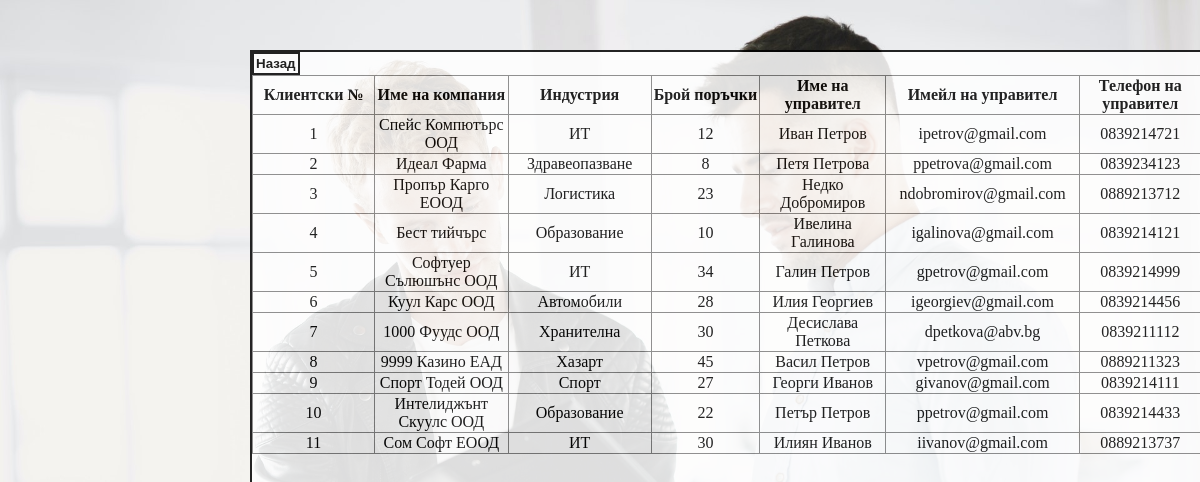
Page /clients_show.php on the committed database.
### tables this page shows
CREATE TABLE `clients` (
  `client_id` int(11) NOT NULL,
  `company` varchar(50) NOT NULL,
  `industry` varchar(50) NOT NULL,
  `orders` varchar(50) NOT NULL,
  `m_name` varchar(50) NOT NULL,
  `m_email` varchar(50) DEFAULT NULL,
  `m_tel` varchar(50) NOT NULL
);

### clients_show.php (the view, shortened to what this page needs)
<html>
<div><input class="button" type="button" onclick="window.location.replace('clients.php')" value="Назад" /><br>
</html>
<?php
	include 'db_connection.php';
	$sqlQuery = 'SELECT * FROM clients';
	$result = mysqli_query($link, $sqlQuery) or die(mysqli_error($link));
	if ($result) {
		$b="style='border:1px solid  gray; border-collapse:collapse; text-align:center'";
		echo "<table $b><tr $b><th $b>Клиентски №</th><th $b>Име на компания</th><th $b>Индустрия</th><th $b>Брой поръчки</th><th $b>Име на управител</th><th $b>Имейл на управител</th><th $b>Телефон на управител</th></tr>";
		while ($row = mysqli_fetch_array($result)) {
			echo "<tr $b>";
            echo "<td $b>".$row['client_id']."</td>";
			echo "<td $b>".$row['company']."</td>";
			echo "<td $b>".$row['industry']."</td>";
			echo "<td $b>".$row['orders']."</td>";
			echo "<td $b>".$row['m_name']."</td>";
            echo "<td $b>".$row['m_email']."</td>";
            echo "<td $b>".$row['m_tel']."</td>";
			echo "</tr>";
		}
		echo "</table>";
	}

### clients_show.php (style rules this page uses)
html { background-image: url("clients.jpg"); background-size: 100%; }
td { width: 300px; text-align: center; }
.button { border: 2px solid black; padding: 2px; background-color: white; color: black; font-weight: bold; }

### rows in the picture
clients: client_id "1", company "Спейс Компютърс ООД", industry "ИТ", orders "12", m_name "Иван Петров", m_email "ipetrov@gmail.com", m_tel "0839214721"
clients: client_id "2", company "Идеал Фарма", industry "Здравеопазване", orders "8", m_name "Петя Петрова", m_email "ppetrova@gmail.com", m_tel "0839234123"
clients: client_id "3", company "Пропър Карго ЕООД", industry "Логистика", orders "23", m_name "Недко Добромиров", m_email "ndobromirov@gmail.com", m_tel "0889213712"
clients: client_id "4", company "Бест тийчърс", industry "Образование", orders "10", m_name "Ивелина Галинова", m_email "igalinova@gmail.com", m_tel "0839214121"
clients: client_id "5", company "Софтуер Сълюшънс ООД", industry "ИТ", orders "34", m_name "Галин Петров", m_email "gpetrov@gmail.com", m_tel "0839214999"
clients: client_id "6", company "Куул Карс ООД", industry "Автомобили", orders "28", m_name "Илия Георгиев", m_email "igeorgiev@gmail.com", m_tel "0839214456"
clients: client_id "7", company "1000 Фуудс ООД", industry "Хранителна", orders "30", m_name "Десислава Петкова", m_email "dpetkova@abv.bg", m_tel "0839211112"
clients: client_id "8", company "9999 Казино ЕАД", industry "Хазарт", orders "45", m_name "Васил Петров", m_email "vpetrov@gmail.com", m_tel "0889211323"
clients: client_id "9", company "Спорт Тодей ООД", industry "Спорт", orders "27", m_name "Георги Иванов", m_email "givanov@gmail.com", m_tel "0839214111"
clients: client_id "10", company "Интелиджънт Скуулс ООД", industry "Образование", orders "22", m_name "Петър Петров", m_email "ppetrov@gmail.com", m_tel "0839214433"
clients: client_id "11", company "Сом Софт ЕООД", industry "ИТ", orders "30", m_name "Илиян Иванов", m_email "iivanov@gmail.com", m_tel "0889213737"
